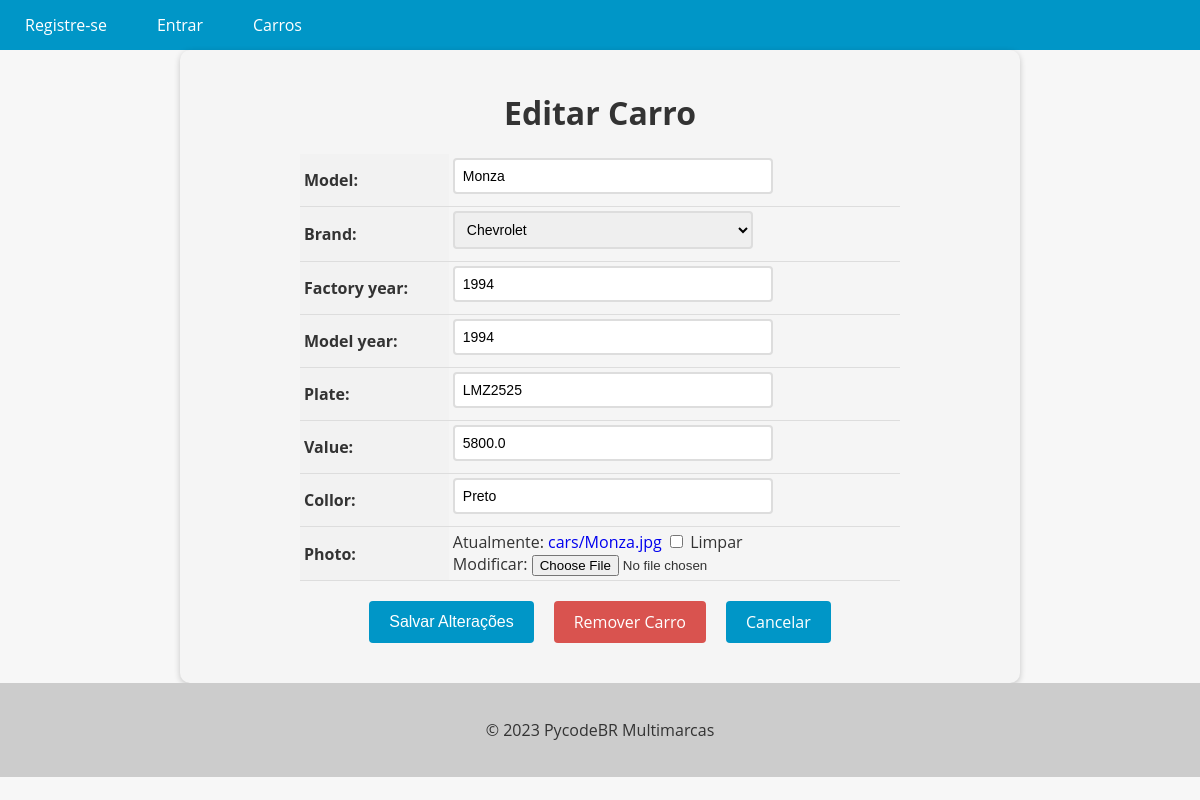
/car/5/update/, run on an earlier commit of the app's database.
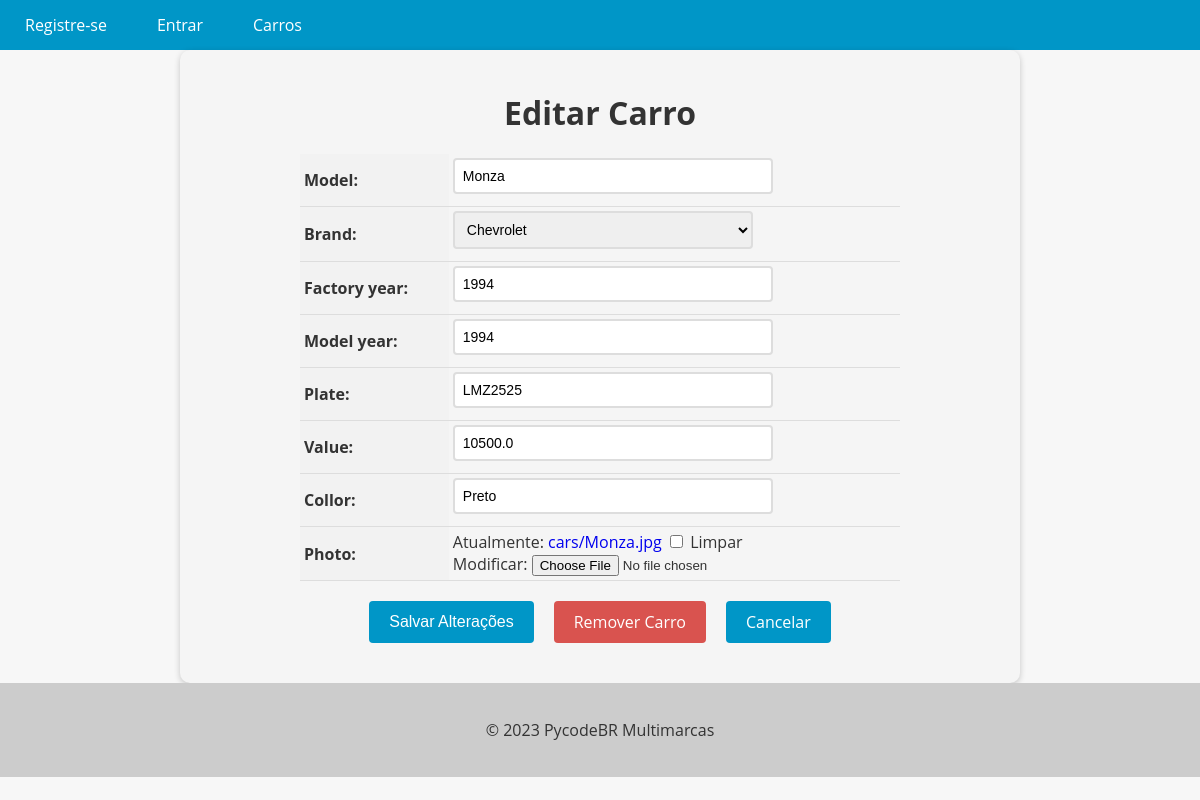
And on a later commit of the database.
### cars/models.py (models this page shows, shortened)
class Car(models.Model):
    id = models.AutoField(primary_key=True)
    model = models.CharField(max_length=200)
    brand = models.ForeignKey(Brand, on_delete=models.PROTECT, related_name='car_brand')
    factory_year = models.IntegerField(blank=True, null=True)
    model_year = models.IntegerField(blank=True, null=True)
    plate = models.CharField(max_length=10, blank=True, null = True)
    value = models.FloatField(blank=True, null=True)
    collor = models.CharField(max_length=30, blank=True, null=True)
    photo = models.ImageField(upload_to='cars/', blank=True, null=True)

### cars/views.py (the view, shortened to what this page needs)
# urls.py: path('car/<int:pk>/update/', CarUpdateView.as_view(), name='car_update'),
class CarUpdateView(UpdateView):
    model = Car
    form_class = CarModelForm
    template_name = 'car_update.html'

### cars/forms.py (shortened to what this page needs)
class CarModelForm(forms.ModelForm):
    class Meta:
        model = Car
        fields = '__all__'

### cars/models.py (called while the page is built)
    def __str__(self):
        return self.name

### cars/templates/car_update.html (shortened to what this page needs)
{% extends "base.html" %}
{% block content %}
  <form method="post" enctype="multipart/form-data">
    <h1>Editar Carro</h1>
    <table>
      {{ form.as_table }}
    </table>
    <div>
      <div class="buttons-container">
        <input type="submit" value="Salvar Alterações" class="btn btn-primary">
        <a href="{% url 'car_delete' pk=object.pk %}" class="btn btn-danger">Remover Carro</a>
        <a href="{% url 'cars_list' %}" class="btn btn-secondary">Cancelar</a>
      </div>
    </div>
  </form>
{% endblock %}

What changed in the data, as far as the page shows it:
changed Car "Monza": value "5800.0" → "10500.0"
